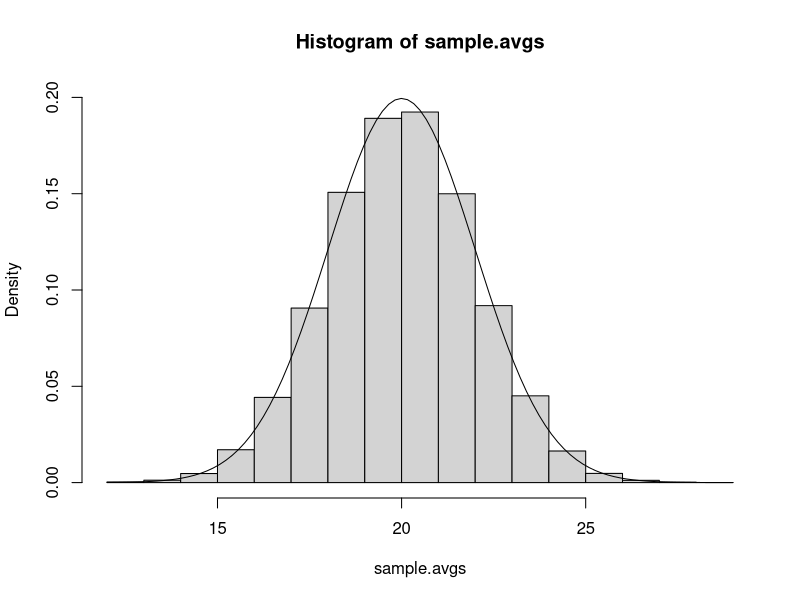

Recreate this plot in R.
n<<-16 #sample size
reps<<-100000 
pop.mean<<-20
pop.variance<<-64

sample.distribution<-function() {
  samples<-replicate(reps,rnorm(n,pop.mean,sqrt(pop.variance)))
  sample.avgs<-colMeans(samples) #sample mean
  
  hist(sample.avgs,ylim=c(0,0.2),freq=FALSE) #sample distribution
  curve(dnorm(x,20,sqrt(pop.variance)/sqrt(n)),add=TRUE) #theoretical distribution
}

sample.boundaries<-function() {
  for (val in seq(0,10,0.1)) {
    z.score1<-((20-val)-pop.mean)/(sqrt(pop.variance)/sqrt(n))
    z.score2<-((20+val)-pop.mean)/(sqrt(pop.variance)/sqrt(n))
    if((pnorm(z.score1)+(1-pnorm(z.score2)))<0.0027)
      break
  }
  cat("b1 is:",20-val,", b2 is:",20+val,sep='')
}

sample.boundaries1<-function() {
  lower<-qnorm(0.0027/2,20,2,lower.tail=TRUE) #sample sd=2=sqrt(pop.variance)/sqrt(n) 
  upper<-qnorm(0.0027/2,20,2,lower.tail=FALSE)
  cat("b1 is:",lower,", b2 is:",upper,sep='')
}

sample.distribution() #5.a.
#sample.boundaries() #5.b. bad method
sample.boundaries1() #5.b. good method